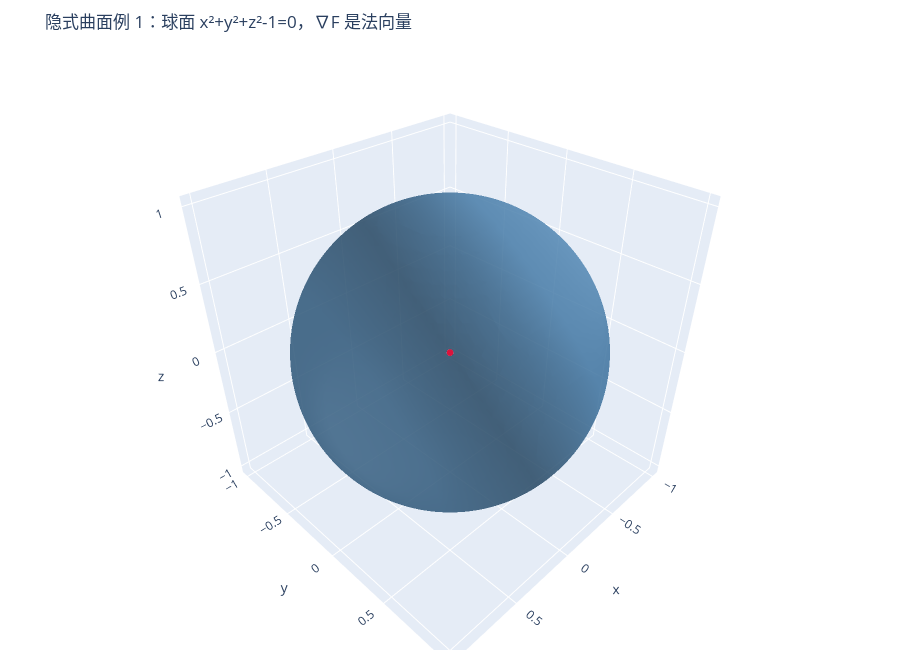

The code cell stored with this chart in its notebook:
### Markdown cell above
## 5. 隐式曲面：三维空间中的等值面

隐式曲面写作

$$F(x,y,z)=0.$$

数值绘图时，我们在三维网格上计算 $F$，再用 marching cubes 从体数据里提取等值面。若 $\nabla F\neq 0$，梯度方向是曲面的法向方向。

### Code cell
def F_sphere(x, y, z):
    return x**2 + y**2 + z**2 - 1


def grad_F_sphere(x, y, z):
    return 2 * x, 2 * y, 2 * z


p = 1 / np.sqrt(3)
plot_implicit_surface(
    F_sphere,
    xlim=(-1.4, 1.4),
    ylim=(-1.4, 1.4),
    zlim=(-1.4, 1.4),
    n=64,
    grad_F=grad_F_sphere,
    normal_point=(p, p, p),
    title="隐式曲面例 1：球面 x²+y²+z²-1=0，∇F 是法向量",
)

### Figure 1 — Plotly figure (JSON) as saved in the notebook; plotly's stock layout.template omitted (floating-point values rounded to 4 significant figures; data arrays with more than 128 entries replaced by an {"elided": "..."} marker saying what was removed)
{"data": [{"color": "steelblue", "flatshading": false, "i": {"elided": "18908 int values"}, "j": {"elided": "18908 int values"}, "k": {"elided": "18908 int values"}, "lighting": {"ambient": 0.55, "diffuse": 0.75, "specular": 0.25}, "name": "隐式曲面", "opacity": 0.62, "type": "mesh3d", "x": {"elided": "9456 float values"}, "y": {"elided": "9456 float values"}, "z": {"elided": "9456 float values"}}, {"line": {"color": "crimson", "width": 7}, "marker": {"color": "crimson", "size": 4}, "mode": "lines+markers", "name": "法向 ∇F", "type": "scatter3d", "x": [0.5774, 0.8949], "y": [0.5774, 0.8949], "z": [0.5774, 0.8949]}], "layout": {"height": 650, "margin": {"b": 0, "l": 0, "r": 0, "t": 55}, "scene": {"aspectmode": "data", "xaxis": {"title": {"text": "x"}}, "yaxis": {"title": {"text": "y"}}, "zaxis": {"title": {"text": "z"}}}, "title": {"text": "隐式曲面例 1：球面 x²+y²+z²-1=0，∇F 是法向量"}, "width": 900}}
